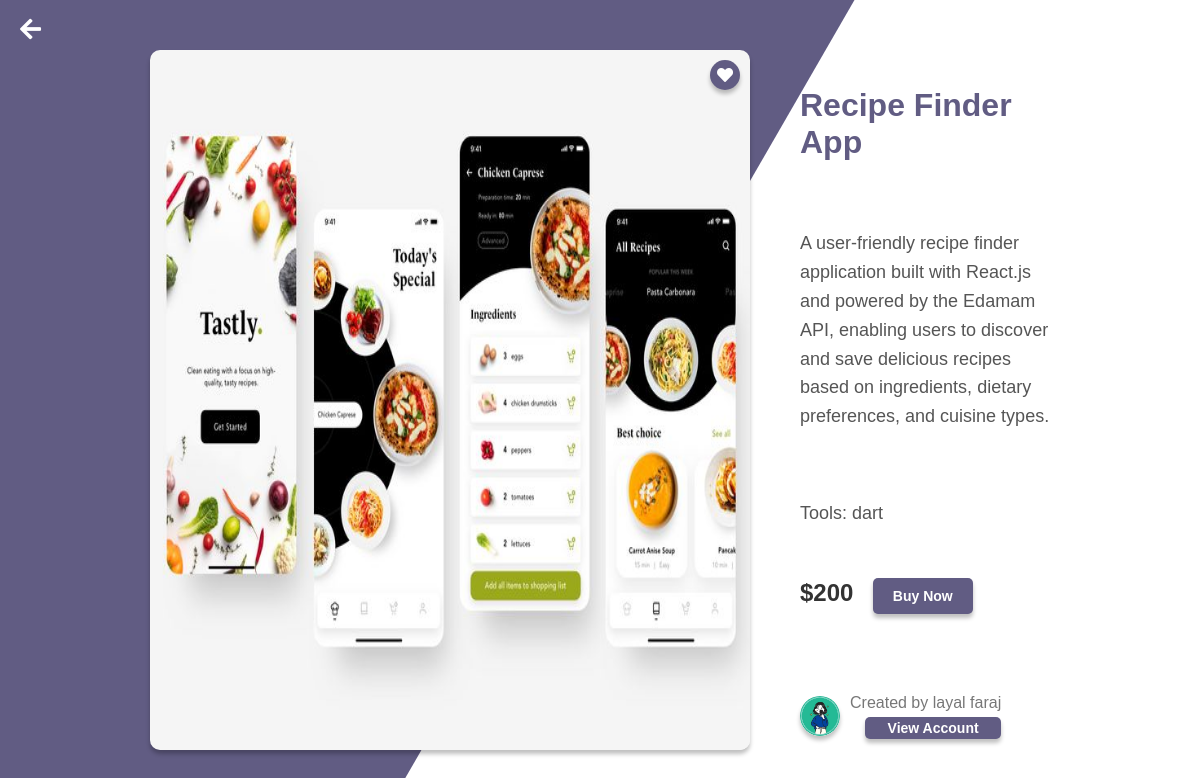
/viewProject.php?id=5 (signed in), run on the app's committed database.
### tables this page shows
CREATE TABLE `Upload` (
  `id` int(11) NOT NULL,
  `user_id` int(11) NOT NULL,
  `project_id` int(11) NOT NULL,
  `Category` varchar(255) NOT NULL,
  `name` varchar(255) NOT NULL,
  `description` varchar(255) NOT NULL,
  `tools` varchar(255) NOT NULL,
  `price` int(11) NOT NULL,
  `img` varchar(255) NOT NULL,
  `zip` longblob NOT NULL,
  `created_at` varchar(255) NOT NULL
);

CREATE TABLE `users` (
  `user_id` int(11) NOT NULL,
  `unique_id` int(255) NOT NULL,
  `fname` varchar(255) NOT NULL,
  `lname` varchar(255) NOT NULL,
  `email` varchar(255) NOT NULL,
  `password` varchar(255) NOT NULL,
  `img` varchar(255) DEFAULT NULL,
  `status` varchar(255) NOT NULL,
  `gender` varchar(255) DEFAULT NULL,
  `dob` varchar(255) DEFAULT NULL,
  `country` varchar(255) DEFAULT NULL,
  `phoneNb` int(11) DEFAULT NULL,
  `address` varchar(255) DEFAULT NULL,
  `creditCard` varchar(255) DEFAULT NULL,
  `cv` varchar(255) DEFAULT NULL
);

### viewProject.php (the view, shortened to what this page needs)
<?php
include_once "php/config.php";
$id = isset($_GET['id']) ? $_GET['id'] : null;
$project_query = mysqli_query($conn, "SELECT * FROM Upload WHERE id = $id");
$project_row = mysqli_fetch_assoc($project_query);
$project_name = $project_row['name'];
$project_description = $project_row['description'];
$project_image = 'php/Pimages/' . $project_row['img'];
$user_name = null;
$user_image = 'php/images/default-user.jpg';
$user_query = mysqli_query($conn, "SELECT * FROM users WHERE unique_id = {$project_row['user_id']}");
if ($user_query && mysqli_num_rows($user_query) > 0) {
    $user_row = mysqli_fetch_assoc($user_query);
    $user_name = $user_row['fname'] . " " . $user_row['lname'];
    $user_image = 'php/images/' . $user_row['img'];
}
?>
<!DOCTYPE html>
<html lang="en">
<head>
<link rel="stylesheet" href="https://cdnjs.cloudflare.com/ajax/libs/font-awesome/5.15.3/css/all.min.css">
</head>
<body>
<div class="container">
    <a href="users.php" class="back-arrow"><i class="fas fa-arrow-left"></i></a>
    <div class="project-details">
        <div class="project-image-container">
            <img src="<?php echo $project_image; ?>" alt="Project Image" class="project-image">
            <div class="like-icon" onclick="likeProject(this, <?php echo $project_row['id']; ?>, <?php echo $project_row['user_id']; ?>)">
                <i class="fas fa-heart"></i>
            </div>
        </div>
        <div class="project-info">
            <h2><?php echo $project_name; ?></h2>
            <p><?php echo $project_description; ?></p>
            <p class="project-tools"><?php echo "Tools: " . $project_row['tools']; ?></p>
            <div class="project-price-container">
                <span class="project-price">$<?php echo $project_row['price']; ?></span>
                <button class="buy-btn" onclick="openBillingForm()">Buy Now</button>
            </div>
            <div class="creator-info">
                <img src="<?php echo $user_image; ?>" alt="Creator Image">
                <div class="creator-details">
                    <span>Created by <?php echo $user_name; ?></span>
                    <button class="view-account-btn"><a href="viewProfile.php?creator_id=<?php echo $project_row['user_id']; ?>">View Account</a></button>
                </div>
            </div>
        </div>
    </div>
</div>
</body>
</html>

### viewProject.php (style rules this page uses)
:root { --dark: #615C83; --pink: #F0AEB6; --lavender: #D0CADB; --box-shadow: 0px 4px 4px rgba(0, 0, 0, 0.25); }
body { font-family: 'Montserrat', sans-serif; margin: 0; padding: 0; background-color: #fff; }
.container { display: flex; justify-content: center; align-items: center; height: 100vh; position: relative; overflow: hidden; }
.back-arrow { position: absolute; left: 20px; top: 30px; transform: translateY(-50%); color: white; font-size: 1.5em; z-index: 1; }
.project-details { position: relative; z-index: 1; background-color: transparent; padding: 150px; display: grid; grid-template-columns: 1fr 1fr; grid-gap: 50px; }
.project-image-container { position: relative; width: 600px; height: 700px; }
.project-image { width: 100%; height: 100%; border-radius: 10px; box-shadow: var(--box-shadow); }
.like-icon { position: absolute; top: 10px; right: 10px; width: 30px; height: 30px; background-color: var(--dark); border-radius: 50%; display: flex; justify-content: center; align-items: center; color: white; cursor: pointer; box-shadow: var(--box-shadow); transition: background-color 0.3s ease; }
.project-info { display: flex; flex-direction: column; justify-content: center; }
.project-info h2 { font-size: 32px; font-weight: 700; color: var(--dark); margin-bottom: 50px; }
.project-info p { font-size: 18px; color: #555; line-height: 1.6; margin-bottom: 50px; }
.project-tools { font-size: 16px; color: #777; margin-bottom: 50px; }
.project-price { font-size: 24px; font-weight: 700; color: #333; margin-bottom: 50px; }
button { background-color: var(--dark); color: #fff; border: none; padding: 10px 20px; margin-left: 15px; border-radius: 5px; font-size: 14px; font-weight: 700; cursor: pointer; box-shadow: var(--box-shadow); transition: background-color 0.3s ease; }
.creator-info { display: flex; align-items: center; font-size: 16px; color: #777; margin-top: 80px; }
.creator-info img { width: 40px; height: 40px; border-radius: 50%; margin-right: 10px; box-shadow: var(--box-shadow); }
.creator-details { display: flex; flex-direction: column; }
.creator-details span { margin-bottom: 5px; }
.view-account-btn { background-color: var(--dark); border: none; padding: 0.2rem; font-size: 14px; color: white; text-decoration: none; cursor: pointer; }
.view-account-btn a { color: white; text-decoration: none; }

### data on the page
upload: img (picture), name "Recipe Finder App", description "A user-friendly recipe finder application built with React.js and powered by the Edamam API, enabling users to discover and save delicious recipes based on ingredients, dietary preferences, and cuisine types.", tools "dart", price "200"
users: img (picture), user_name "layal faraj"
